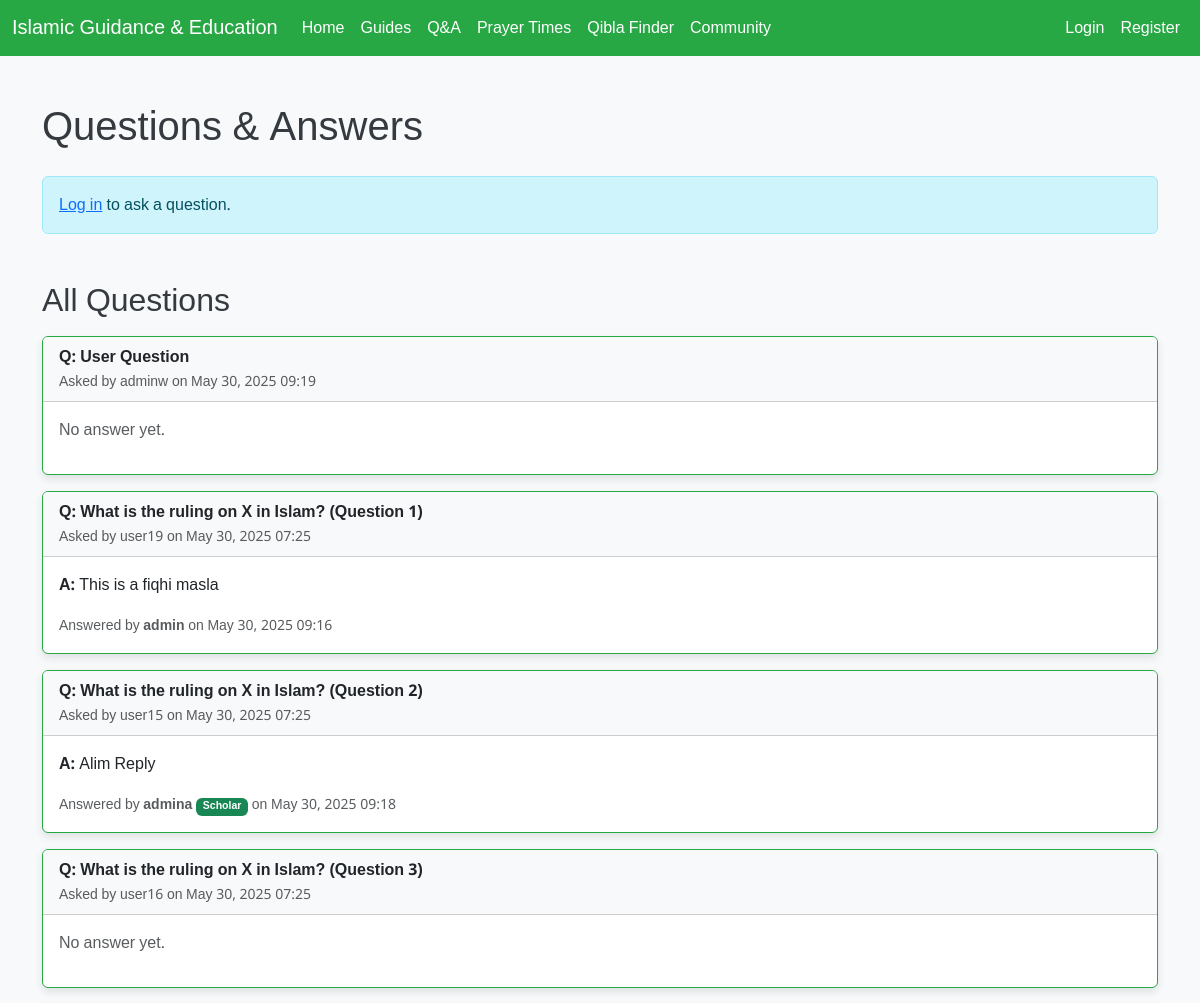
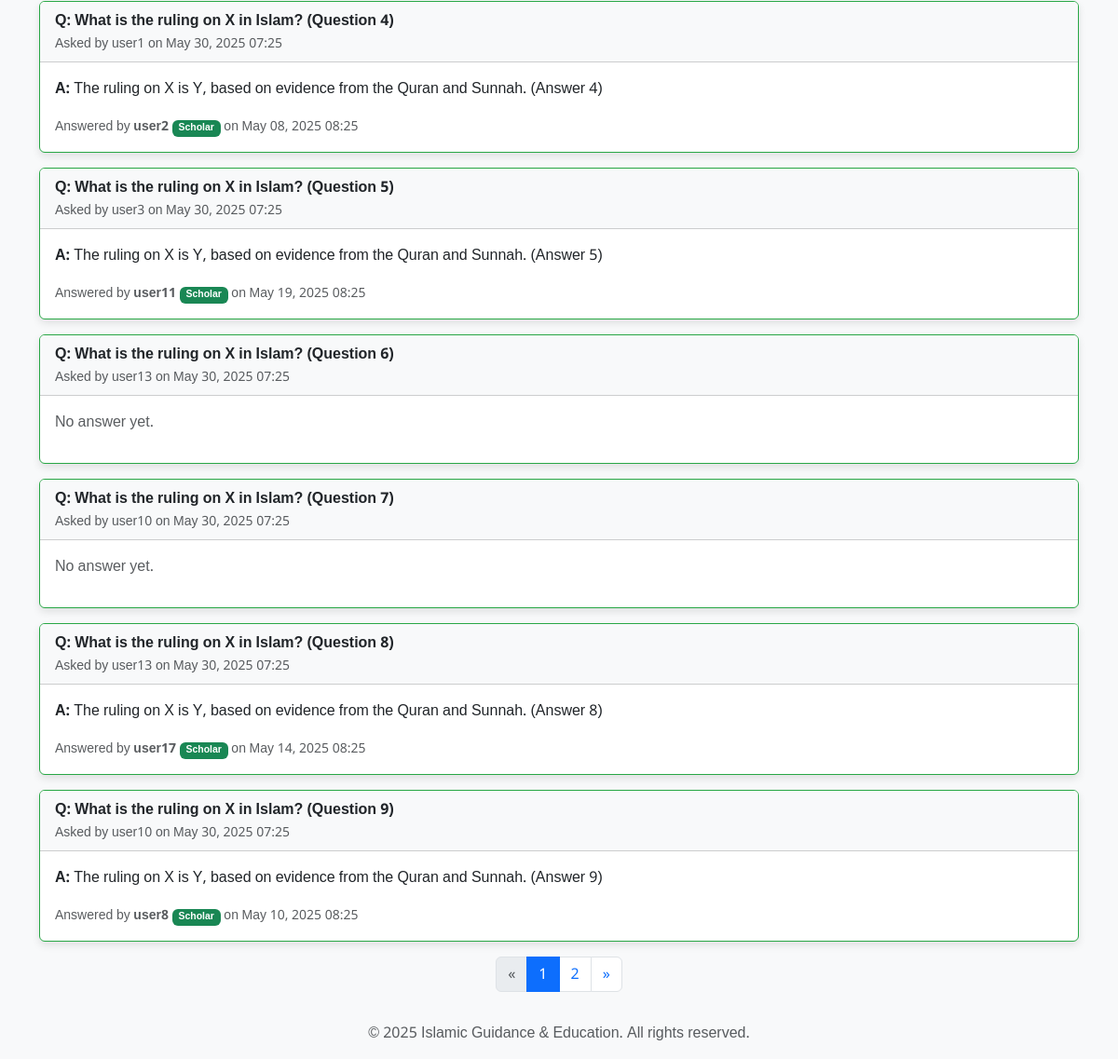
Screenshot of /index.php?route=q_and_a with the database file from the repository (2 pictures, top to bottom).
### tables this page shows
CREATE TABLE q_and_a (
    qa_id INTEGER PRIMARY KEY AUTOINCREMENT,
    user_id INTEGER NOT NULL,
    question_text TEXT NOT NULL,
    answer_text TEXT,
    answered_by INTEGER,
    created_at DATETIME DEFAULT CURRENT_TIMESTAMP,
    answered_at DATETIME,
    FOREIGN KEY (user_id) REFERENCES users(user_id),
    FOREIGN KEY (answered_by) REFERENCES users(user_id)
);

CREATE TABLE users (
    user_id INTEGER PRIMARY KEY AUTOINCREMENT,
    username TEXT NOT NULL UNIQUE,
    email TEXT NOT NULL UNIQUE,
    password_hash TEXT NOT NULL,
    role_id INTEGER NOT NULL,
    created_at DATETIME DEFAULT CURRENT_TIMESTAMP,
    FOREIGN KEY (role_id) REFERENCES roles(role_id)
);

### views/q_and_a.php (the view, shortened to what this page needs)
<div class="container mt-5">
    <h1 class="mb-4">Questions & Answers</h1>
    <?php if (is_logged_in()): ?>
        <div class="card mb-4">
            <div class="card-header">Ask a New Question</div>
            <div class="card-body">
                <form action="api.php?action=ask_question" method="POST">
                    <input type="hidden" name="csrf_token" value="<?php echo generate_csrf_token(); ?>">
                    <div class="mb-3">
                        <label for="question_text" class="form-label">Your Question</label>
                        <textarea class="form-control" id="question_text" name="question_text" rows="4" required></textarea>
                    </div>
                    <button type="submit" class="btn btn-primary">Submit Question</button>
                </form>
            </div>
        </div>
    <?php else: ?>
        <div class="alert alert-info" role="alert">
            <a href="<?php echo BASE_URL; ?>/?route=login">Log in</a> to ask a question.
        </div>
    <?php endif; ?>
    <h2 class="mt-5 mb-3">All Questions</h2>
    <div id="questions-list">
        <?php
        $items_per_page = 10;
        $current_page = isset($_GET['page']) ? (int)$_GET['page'] : 1;
        $offset = ($current_page - 1) * $items_per_page;
        $total_q_and_a = get_total_q_and_a_count();
        $questions = get_paginated_q_and_a($items_per_page, $offset);
        $total_pages = ceil($total_q_and_a / $items_per_page);
        if ($questions):
            foreach ($questions as $question):
                $pdo = get_db_connection();
                $stmt_question_author = $pdo->prepare("SELECT username FROM users WHERE user_id = :user_id");
                $stmt_question_author->bindParam(':user_id', $question['user_id'], PDO::PARAM_INT);
                $stmt_question_author->execute();
                $question_author = $stmt_question_author->fetchColumn();
                $answer_author_username = null;
                $answer_author_role_id = null;
                if (!empty($question['answered_by'])) {
                    $stmt_answer_author = $pdo->prepare("SELECT username, role_id FROM users WHERE user_id = :user_id");
                    $stmt_answer_author->bindParam(':user_id', $question['answered_by'], PDO::PARAM_INT);
                    $stmt_answer_author->execute();
                    $answer_author = $stmt_answer_author->fetch();
                    if ($answer_author) {
                        $answer_author_username = $answer_author['username'];
                        $answer_author_role_id = $answer_author['role_id'];
                    }
                }
        ?>
                <div class="card mb-3">
                    <div class="card-header bg-light">
                        <strong>Q: <?php echo htmlspecialchars($question['question_text']); ?></strong>
                        <br>
                        <small class="text-muted">Asked by <?php echo htmlspecialchars($question_author); ?> on <?php echo date('M d, Y H:i', strtotime($question['created_at'])); ?></small>
                    </div>
                    <div class="card-body">
                        <?php if (!empty($question['answer_text'])): ?>
                            <p><strong>A:</strong> <?php echo nl2br(htmlspecialchars($question['answer_text'])); ?></p>
                            <small class="text-muted">Answered by <strong><?php echo htmlspecialchars($answer_author_username); ?><?php if ($answer_author_role_id == ROLE_ULAMA_SCHOLAR): ?> <span class="badge bg-success">Scholar</span><?php endif; ?></strong> on <?php echo date('M d, Y H:i', strtotime($question['answered_at'])); ?></small>
                        <?php else: ?>
                            <p class="text-muted">No answer yet.</p>
                        <?php endif; ?>
                    </div>
                </div>
        <?php
            endforeach;
        else:
        ?>
            <div class="alert alert-info" role="alert">
                No questions asked yet. Be the first to <a href="<?php echo BASE_URL; ?>/?route=q_and_a">ask one</a>!
            </div>
        <?php endif; ?>
    </div>
    <nav aria-label="Page navigation">
        <ul class="pagination justify-content-center">
            <li class="page-item <?php echo ($current_page <= 1) ? 'disabled' : ''; ?>">
                <a class="page-link" href="?route=q_and_a&page=<?php echo $current_page - 1; ?>" aria-label="Previous">
                    <span aria-hidden="true">&laquo;</span>
                </a>
            </li>
            <?php for ($i = 1; $i <= $total_pages; $i++): ?>
                <li class="page-item <?php echo ($current_page == $i) ? 'active' : ''; ?>">
                    <a class="page-link" href="?route=q_and_a&page=<?php echo $i; ?>"><?php echo $i; ?></a>
                </li>
            <?php endfor; ?>
            <li class="page-item <?php echo ($current_page >= $total_pages) ? 'disabled' : ''; ?>">
                <a class="page-link" href="?route=q_and_a&page=<?php echo $current_page + 1; ?>" aria-label="Next">
                    <span aria-hidden="true">&raquo;</span>
                </a>
            </li>
        </ul>
    </nav>
</div>

### css/style.css (style rules this page uses)
body { font-family: 'Amiri', serif; background-color: #f8f9fa; color: #343a40; }
.card { border: 1px solid #28a745; box-shadow: 0 4px 8px rgba(0,0,0,0.1); }

### index.php (style rules this page uses)
body { font-family: 'Noto Sans Arabic', sans-serif; }

### rows the page displays
q_and_a: question_text "User Question", user.username "adminw", created_at "May 30, 2025 09:19", shows "No answer yet."
q_and_a: question_text "What is the ruling on X in Islam? (Question 1)", user.username "user19", created_at "May 30, 2025 07:25", answer_text "This is a fiqhi masla", answered_by.username "admin", answered_at "May 30, 2025 09:16"
q_and_a: question_text "What is the ruling on X in Islam? (Question 2)", user.username "user15", created_at "May 30, 2025 07:25", answer_text "Alim Reply", answered_by.username "admina", shows "Scholar", answered_at "May 30, 2025 09:18"
q_and_a: question_text "What is the ruling on X in Islam? (Question 3)", user.username "user16", created_at "May 30, 2025 07:25", shows "No answer yet."
q_and_a: question_text "What is the ruling on X in Islam? (Question 4)", user.username "user1", created_at "May 30, 2025 07:25", answer_text "The ruling on X is Y, based on evidence from the Quran and Sunnah. (Answer 4)", answered_by.username "user2", shows "Scholar", answered_at "May 08, 2025 08:25"
q_and_a: question_text "What is the ruling on X in Islam? (Question 5)", user.username "user3", created_at "May 30, 2025 07:25", answer_text "The ruling on X is Y, based on evidence from the Quran and Sunnah. (Answer 5)", answered_by.username "user11", shows "Scholar", answered_at "May 19, 2025 08:25"
q_and_a: question_text "What is the ruling on X in Islam? (Question 6)", user.username "user13", created_at "May 30, 2025 07:25", shows "No answer yet."
q_and_a: question_text "What is the ruling on X in Islam? (Question 7)", user.username "user10", created_at "May 30, 2025 07:25", shows "No answer yet."
q_and_a: question_text "What is the ruling on X in Islam? (Question 8)", user.username "user13", created_at "May 30, 2025 07:25", answer_text "The ruling on X is Y, based on evidence from the Quran and Sunnah. (Answer 8)", answered_by.username "user17", shows "Scholar", answered_at "May 14, 2025 08:25"
q_and_a: question_text "What is the ruling on X in Islam? (Question 9)", user.username "user10", created_at "May 30, 2025 07:25", answer_text "The ruling on X is Y, based on evidence from the Quran and Sunnah. (Answer 9)", answered_by.username "user8", shows "Scholar", answered_at "May 10, 2025 08:25"

### other values shown
APP_NAME "Islamic Guidance & Education"
